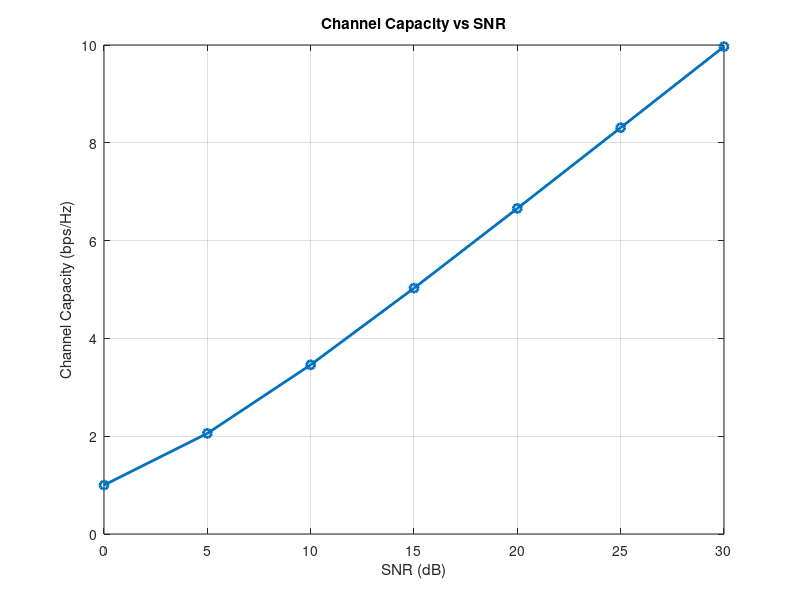

Write MATLAB code to recreate this figure.
clc;
clear;
close all;
snr = 0:5:30;
snr_linear = 10.^(snr/10);
capacity = log2(1 + snr_linear);
figure;
plot(snr,capacity,'-o','LineWidth',2,'MarkerSize',6);
grid on;
xlabel('SNR (dB)');
ylabel('Channel Capacity (bps/Hz)');
title('Channel Capacity vs SNR');
